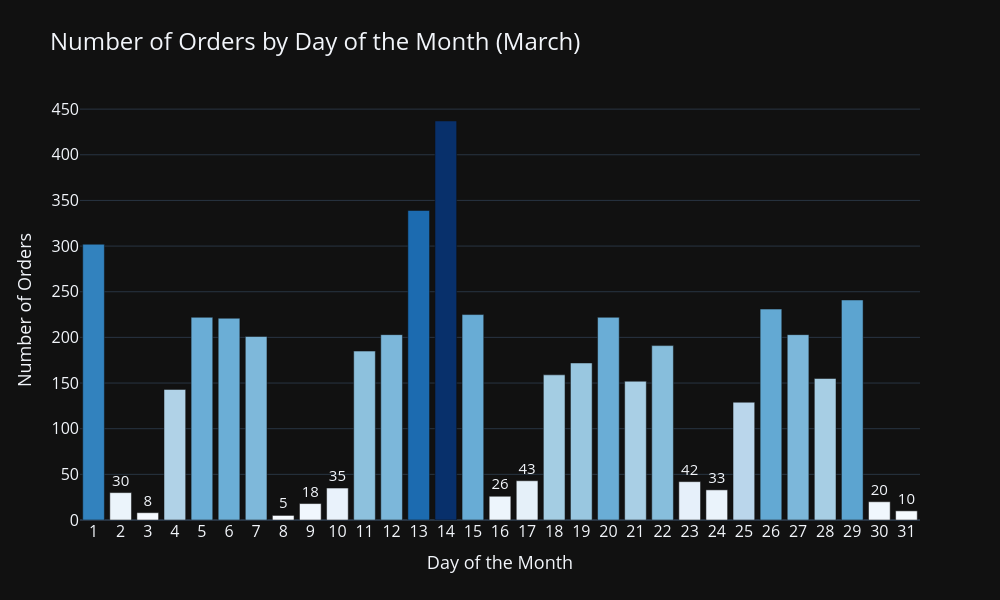

Notebook cell for this chart:
### Code cell
# Create a bar chart showing number of orders by day of the month
fig = px.bar(
    days_by_orders,
    x='day_of_month',
    y='number_of_orders',
    text='number_of_orders',
    title='Number of Orders by Day of the Month (March)',
    labels={'day_of_month': 'Day of the Month', 'number_of_orders': 'Number of Orders'},
    color='number_of_orders',
    color_continuous_scale='Blues'  # Match visual style with previous charts
)

# Display value labels and format hover information
fig.update_traces(
    texttemplate='%{text}',               # Show exact number above each bar
    textposition='outside',
    hovertemplate="Day: %{x}<br>Orders: %{y}"  # Custom hover tooltip
)

# Apply dark theme and improve readability with font sizing and layout tweaks
fig.update_layout(
    template="plotly_dark",
    width=1000,
    height=600,
    uniformtext_minsize=15,
    uniformtext_mode='hide',
    xaxis=dict(
        title='Day of the Month',
        tickfont=dict(size=16),
        titlefont=dict(size=18),
        tickmode='linear',              # Ensure each day is shown sequentially
        tick0=1,
        dtick=1
    ),
    yaxis=dict(
        title='Number of Orders',
        tickfont=dict(size=16),
        titlefont=dict(size=18)
    ),
    title=dict(font=dict(size=24)),
    coloraxis_showscale=False           # Remove the colour gradient legend
)

# Display the chart
fig.show()

### Figure 1 — Plotly figure (JSON) as saved in the notebook; plotly's stock layout.template omitted (floating-point values rounded to 4 significant figures)
{"data": [{"alignmentgroup": "True", "hovertemplate": "Day: %{x}<br>Orders: %{y}", "legendgroup": "", "marker": {"color": [437, 339, 302, 241, 231, 225, 222, 222, 221, 203, 203, 201, 191, 185, 172, 159, 155, 152, 143, 129, 43, 42, 35, 33, 30, 26, 20, 18, 10, 8, 5], "coloraxis": "coloraxis", "pattern": {"shape": ""}}, "name": "", "offsetgroup": "", "orientation": "v", "showlegend": false, "text": [437, 339, 302, 241, 231, 225, 222, 222, 221, 203, 203, 201, 191, 185, 172, 159, 155, 152, 143, 129, 43, 42, 35, 33, 30, 26, 20, 18, 10, 8, 5], "textposition": "outside", "texttemplate": "%{text}", "type": "bar", "x": [14, 13, 1, 29, 26, 15, 5, 20, 6, 27, 12, 7, 22, 11, 19, 18, 28, 21, 4, 25, 17, 23, 10, 24, 2, 16, 30, 9, 31, 3, 8], "xaxis": "x", "y": [437, 339, 302, 241, 231, 225, 222, 222, 221, 203, 203, 201, 191, 185, 172, 159, 155, 152, 143, 129, 43, 42, 35, 33, 30, 26, 20, 18, 10, 8, 5], "yaxis": "y"}], "layout": {"barmode": "relative", "coloraxis": {"colorbar": {"title": {"text": "Number of Orders"}}, "colorscale": [[0, "rgb(247,251,255)"], [0.125, "rgb(222,235,247)"], [0.25, "rgb(198,219,239)"], [0.375, "rgb(158,202,225)"], [0.5, "rgb(107,174,214)"], [0.625, "rgb(66,146,198)"], [0.75, "rgb(33,113,181)"], [0.875, "rgb(8,81,156)"], [1, "rgb(8,48,107)"]], "showscale": false}, "height": 600, "legend": {"tracegroupgap": 0}, "title": {"font": {"size": 24}, "text": "Number of Orders by Day of the Month (March)"}, "uniformtext": {"minsize": 15, "mode": "hide"}, "width": 1000, "xaxis": {"anchor": "y", "domain": [0, 1], "dtick": 1, "tick0": 1, "tickfont": {"size": 16}, "tickmode": "linear", "title": {"font": {"size": 18}, "text": "Day of the Month"}}, "yaxis": {"anchor": "x", "domain": [0, 1], "tickfont": {"size": 16}, "title": {"font": {"size": 18}, "text": "Number of Orders"}}}}
